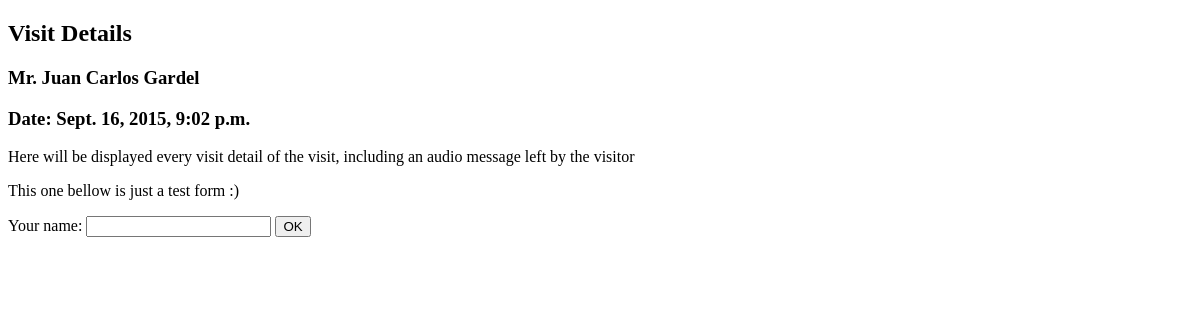
The page /bell/6/ on the database as committed earlier.
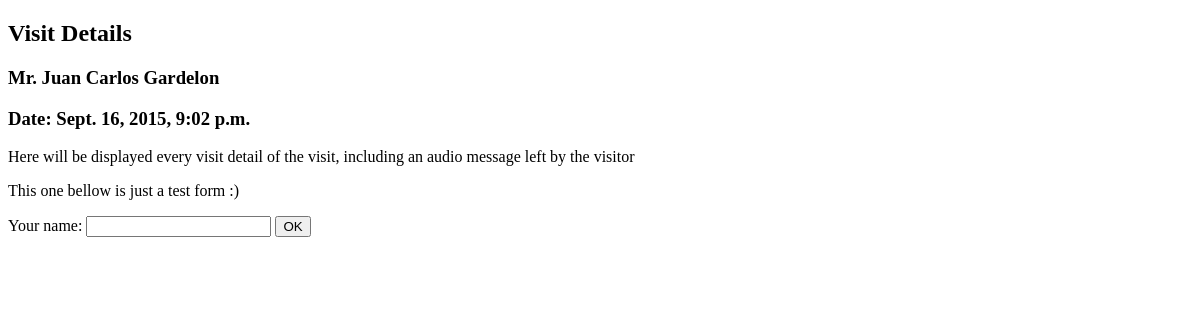
The same page on the database as committed later.
### bell/models.py (models this page shows, shortened)
class Visit(models.Model):
    visitor = models.ForeignKey(Visitor, null=True, blank=True, default=None)
    date = models.DateTimeField('Date of Visit')

class Visitor(models.Model):
    name = models.CharField(max_length=200)
    surname = models.CharField(max_length=200)
    welcome = models.BooleanField(default=True)
    def __unicode__(self):
        return self.name + ' ' + self.surname

### bell/views.py (the view)
# urls.py: url(r'^(?P<visit_id>[0-9]+)/$', views.visit_detail, name='visit_detail'),
def visit_detail(request, visit_id):
    visit = get_object_or_404(Visit, pk=visit_id)
    return render(request, 'bell/visit_detail.html', {'visit': visit})

### bell/templates/bell/visit_detail.html (shortened to what this page needs)
<!DOCTYPE html>
<html lang="en">
<head>
</head>
<body>
<h2>Visit Details</h2>
<h3>Mr. {{ visit.visitor }}</h3>
<h3>Date: {{ visit.date }}</h3>
<p>
Here will be displayed every visit detail of the visit, including an
audio message left by the visitor
</p>
<p>This one bellow is just a test form :)</p>
<form action="/your_name/" method="post">
    <label for="your_name">Your name: </label>
    <input id="your_name" type="text" name="your_name" value="{{ current_name }}">
    <input type="submit" value="OK">
</form>
</body>
</html>

Rows that differ between the two databases and show on the page:
changed through a linked row, Visit: visitor "Juan Carlos Gardel" → "Juan Carlos Gardelon"
